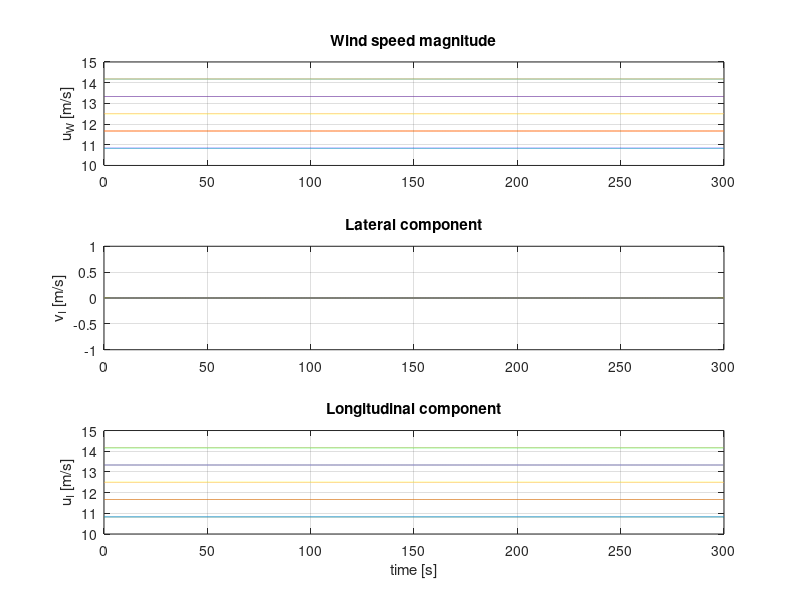

MATLAB code for this plot: (Note: this script raises an error after producing the figure.)
%
%   [Description]
%   Script to generate an Extreme Coherent Gust with direction change (ECD)
%   according to IEC 61400-1.
%
%
%% Setup
clear all; close all; clc;

FileName = 'SteadyWind';

%% Preprocessing
% Time discretization
T           = 300;                   % [s]   total simulation time
dt          = 1/100;               	% [s]   simulation time step
t           = 0:dt:T-dt;            % [s]   simulation time vector

% Wind conditions at hub height
V_hub       = 12.5;                 % [m/s] mean wind speed at hub height: v_rated + 2/m/s 
t_start     = 30;                   % [s]   start time of gust event

% Extreme coherent gust with direction change (ECD - IEC 6.3.2.5)
V_cg        = 15;                   % [m/s] coherent gust amplitude
T_gust      = 10;                   % [s]   rise time of coherent gust

% Grid definition
dy          = 10;                   % [m]   lateral spacing
dz          = 10;                   % [m]   vertical spacing
Ny          = 29;                   % [-]   number of grid points in lateral direction
Nz          = 29;                   % [-]   number of grid points in vertical direction

% Some variables required in the Type 4 wind: Bladed style
HubHeight   = 150;                  % [m]   hub height      
URef        = V_hub;         % [m/s] reference mean wind speed
zOffset     = HubHeight;            % [m]   reference height of the grid
z0          = 0.1;                  % [m]   the rougthness length, not really used

% The normal wind profile model (NWP - IEC 6.3.1.2)
alpha       = 0.2;                                  % [-]   shear exponent for NWP
z_hub       = HubHeight;
z           = [-(Nz-1)/2:1:(Nz-1)/2]*dz+HubHeight;  % [m]   vertical coordinates of the grid
% V_z         = V_hub*(z/z_hub).^alpha;               % [m/s] mean wind profile at each vertical grid point
m           = 0.0167; % [(m/s)/m]
V_z         = V_hub + m*(z - z_hub);   % [m/s] wind profile with linear shear

% --- Steady wind magnitude with shear ---
u_W         = NaN(Nz, length(t));
u_W = repmat(V_z(:), 1, length(t));   % [Nz x Nt]

% --- No direction change ---
theta       = NaN(1, length(t));   
theta_cg    = ones(1, length(t)).*deg2rad((720/V_hub));     % [rad]
theta = zeros(1, length(t));    % [1 x Nt]

% Transformation into inertial coordinate system
u_I = u_W .* repmat(cos(theta), Nz, 1);   % = u_W
v_I = u_W .* repmat(sin(theta), Nz, 1);   % = 0

%% Plot and validate results
Idx = ismember(z,[50:50:250]);

figure

subplot(311)
hold on; grid on; box on
plot(t,u_W(Idx,:)')
ylabel('u_W [m/s]')
title('Wind speed magnitude')

subplot(312)
hold on; grid on; box on
plot(t,v_I(Idx,:)')
ylabel('v_I [m/s]')
title('Lateral component')

subplot(313) 
hold on; grid on; box on
plot(t,u_I(Idx,:)')
ylabel('u_I [m/s]')
title('Longitudinal component')

xlabel('time [s]')
legend(z(Idx)+" m")

%% Prepare output arrays for .wnd-file
SummVars(1) = HubHeight;    % HubHeight
SummVars(3) = URef;         % Mean wind speed at hub-height

velocity    = NaN(max(size(t)),3,Ny,Nz);  % [time, (u,v,w), y, z]
for iy = 1:Ny
    for iz = 1:Nz
        velocity(:,1,iy,iz) = u_I(iz,:);    % longitudinal component
        velocity(:,2,iy,iz) = v_I(iz,:);    % lateral component
        velocity(:,3,iy,iz) = 0;            % no vertical component
    end
end

% Get turbulence intensity for .sum-file
% here we use std u for w component to avoid dividing by zero
SummVars(4) = std(squeeze(velocity(:,1,1,1)))/URef*100;
SummVars(5) = std(squeeze(velocity(:,2,1,1)))/URef*100;     
SummVars(6) = std(squeeze(velocity(:,1,1,1)))/URef*100;

% Export rotor-plane wind field (.wnd + .sum) for OpenFAST
disp('Exporting rotor plane wind field as ".wnd" binary files...')
WriteBLgrid([FileName '.wnd'], velocity, dy, dz, dt, zOffset, z0, SummVars)

fileID    = fopen([FileName '.sum'],'w');
fprintf(fileID,'This summary file is not complete it only contains required information for the OpenFAST');
fprintf(fileID,'\n');
fprintf(fileID,'F        Clockwise rotation when looking downwind?\n');
fprintf(fileID,[num2str(SummVars(1)) '  Hub height [m] \n']);
fprintf(fileID,['UBar   =  ' num2str(SummVars(3)) ' m/s \n']);
fprintf(fileID,['TI(u)  =  ' num2str(SummVars(4)) ' %%\n']);
fprintf(fileID,['TI(v)  =  ' num2str(SummVars(5)) ' %%\n']);
fprintf(fileID,['TI(w)  =  ' num2str(SummVars(6)) ' %%\n']);
fprintf(fileID,['Height Offset =  ' num2str(0) ' m\n']);
fprintf(fileID,'Creating a PERIODIC output file.');
fclose(fileID);
